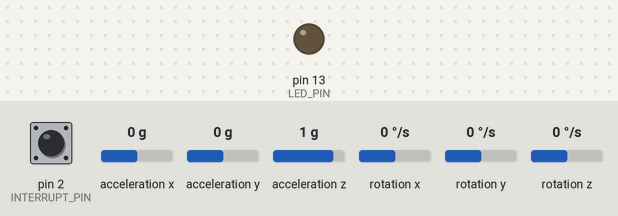
Simulated run of this sketch. Board: Arduino Uno, built with avr-gcc and run on an emulated ATmega328P. Parts: output pins drawn as LEDs (lit = HIGH). Dashed ring = blinking. The inputs (shaded band) are chosen by the test bench; at power-on: pin 2 (INTERRUPT_PIN) LOW, acceleration x 0 g, acceleration y 0 g, acceleration z 1 g, rotation x 0 °/s, rotation y 0 °/s, rotation z 0 °/s. The sensor or clock chip raises its interrupt line as the real part does; what the sketch prints to the serial monitor is not drawn.

Above: at 0.1 s.
At 0.7 s:
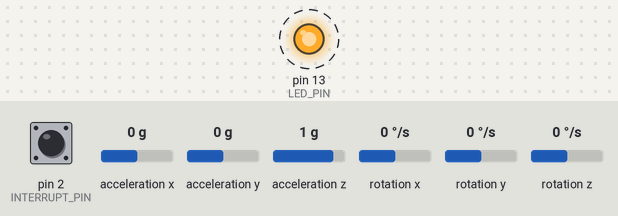
Timing chart, 0 to 3.5 s (numbered marks = the images above):
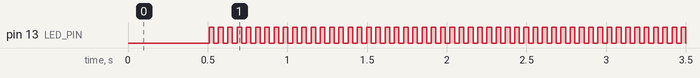

The sketch:

dataCollection.ino
```cpp
#include "I2Cdev.h"
#include "MPU6050_6Axis_MotionApps20.h"
//#include "MPU6050.h" // not necessary if using MotionApps include file

// Arduino Wire library is required if I2Cdev I2CDEV_ARDUINO_WIRE implementation
// is used in I2Cdev.h
#if I2CDEV_IMPLEMENTATION == I2CDEV_ARDUINO_WIRE
    #include "Wire.h"
#endif

#define OUTPUT_READABLE_REALACCEL

const int BAUDE_RATE = 115200;

MPU6050 mpu;

#define INTERRUPT_PIN 2  // use pin 2 on Arduino Uno & most boards
#define LED_PIN 13 // (Arduino is 13, Teensy is 11, Teensy++ is 6)
bool blinkState = false;

// MPU control/status vars
bool dmpReady = false;  // set true if DMP init was successful
uint8_t mpuIntStatus;   // holds actual interrupt status byte from MPU
uint8_t devStatus;      // return status after each device operation (0 = success, !0 = error)
uint16_t packetSize;    // expected DMP packet size (default is 42 bytes)
uint16_t fifoCount;     // count of all bytes currently in FIFO
uint8_t fifoBuffer[64]; // FIFO storage buffer

// orientation/motion vars
Quaternion q;           // [w, x, y, z]         quaternion container
VectorInt16 aa;         // [x, y, z]            accel sensor measurements
VectorInt16 aaReal;     // [x, y, z]            gravity-free accel sensor measurements
VectorFloat gravity;    // [x, y, z]            gravity vector
float euler[3];         // [psi, theta, phi]    Euler angle container
float ypr[3];           // [yaw, pitch, roll]   yaw/pitch/roll container and gravity vector


// ================================================================
// ===               INTERRUPT DETECTION ROUTINE                ===
// ================================================================

volatile bool mpuInterrupt = false;     // indicates whether MPU interrupt pin has gone high
void dmpDataReady() {
    mpuInterrupt = true;
}


// ================================================================
// ===                      INITIAL SETUP                       ===
// ================================================================

void setup() {
    // join I2C bus (I2Cdev library doesn't do this automatically)
    #if I2CDEV_IMPLEMENTATION == I2CDEV_ARDUINO_WIRE
        Wire.begin();
        Wire.setClock(400000); // 400kHz I2C clock. Comment this line if having compilation difficulties
    #elif I2CDEV_IMPLEMENTATION == I2CDEV_BUILTIN_FASTWIRE
        Fastwire::setup(400, true);
    #endif

    // initialize serial communication
    // (115200 chosen because it is required for Teapot Demo output, but it's
    // really up to you depending on your project)
    Serial.begin(115200);
    while (!Serial); // wait for Leonardo enumeration, others continue immediately

    // NOTE: 8MHz or slower host processors, like the Teensy @ 3.3V or Arduino
    // Pro Mini running at 3.3V, cannot handle this baud rate reliably due to
    // the baud timing being too misaligned with processor ticks. You must use
    // 38400 or slower in these cases, or use some kind of external separate
    // crystal solution for the UART timer.

    // initialize device
    // Serial.println(F("Initializing I2C devices..."));
    mpu.initialize();
    pinMode(INTERRUPT_PIN, INPUT);

    // verify connection
    // Serial.println(F("Testing device connections..."));
    // Serial.println(mpu.testConnection() ? F("MPU6050 connection successful") : F("MPU6050 connection failed"));

    // wait for ready
    // Serial.println(F("\nSend any character to begin DMP programming and demo: "));
    Serial.read(); // empty buffer
    // while (Serial.available() && Serial.read()); // empty buffer
    // while (!Serial.available());                 // wait for data
    // while (Serial.available() && Serial.read()); // empty buffer again

    // load and configure the DMP
    // Serial.println(F("Initializing DMP..."));
    devStatus = mpu.dmpInitialize();

    // supply your own gyro offsets here, scaled for min sensitivity
    mpu.setXGyroOffset(220);
    mpu.setYGyroOffset(76);
    mpu.setZGyroOffset(-85);
    mpu.setZAccelOffset(1788); // 1688 factory default for my test chip

    // make sure it worked (returns 0 if so)
    if (devStatus == 0) {
        // Calibration Time: generate offsets and calibrate our MPU6050
        mpu.CalibrateAccel(6);
        mpu.CalibrateGyro(6);
        // mpu.PrintActiveOffsets();
        // turn on the DMP, now that it's ready
        // Serial.println(F("Enabling DMP..."));
        mpu.setDMPEnabled(true);

        // enable Arduino interrupt detection
        // Serial.print(F("Enabling interrupt detection (Arduino external interrupt "));
        // Serial.print(digitalPinToInterrupt(INTERRUPT_PIN));
        // Serial.println(F(")..."));
        attachInterrupt(digitalPinToInterrupt(INTERRUPT_PIN), dmpDataReady, RISING);
        mpuIntStatus = mpu.getIntStatus();

        // set our DMP Ready flag so the main loop() function knows it's okay to use it
        // Serial.println(F("DMP ready! Waiting for first interrupt..."));
        dmpReady = true;

        // get expected DMP packet size for later comparison
        packetSize = mpu.dmpGetFIFOPacketSize();
    } else {
        // ERROR!
        // 1 = initial memory load failed
        // 2 = DMP configuration updates failed
        // (if it's going to break, usually the code will be 1)
        Serial.print(F("DMP Initialization failed (code "));
        Serial.print(devStatus);
        Serial.println(F(")"));
    }

    // configure LED for output
    pinMode(LED_PIN, OUTPUT);
}


// ================================================================
// ===                    MAIN PROGRAM LOOP                     ===
// ================================================================

void loop() {
    // if programming failed, don't try to do anything
    if (!dmpReady) return;
    // read a packet from FIFO
    if (mpu.dmpGetCurrentFIFOPacket(fifoBuffer)) { // Get the Latest packet
        #ifdef OUTPUT_READABLE_REALACCEL
            // display real acceleration, adjusted to remove gravity
            mpu.dmpGetQuaternion(&q, fifoBuffer);
            mpu.dmpGetAccel(&aa, fifoBuffer);
            mpu.dmpGetGravity(&gravity, &q);
            mpu.dmpGetLinearAccel(&aaReal, &aa, &gravity);

            // Quaternion doesn't seem useful
            // Serial.print(q.w);
            // Serial.print(",");
            // Serial.print(q.x);
            // Serial.print(",");
            // Serial.print(q.y);
            // Serial.print(",");
            // Serial.print(q.z);
            // Serial.print(",");

            Serial.print(aa.x);
            Serial.print(",");
            Serial.print(aa.y);
            Serial.print(",");
            Serial.print(aa.z);
            Serial.print(",");

            Serial.print(aaReal.x);
            Serial.print(",");
            Serial.print(aaReal.y);
            Serial.print(",");
            Serial.println(aaReal.z);
        #endif

        // blink LED to indicate activity
        blinkState = !blinkState;
        digitalWrite(LED_PIN, blinkState);
        delay(20);
    }
}
```

Measured:
- by itself, pin 13 (LED_PIN): alternates HIGH for 0.03 s and LOW for 0.03 s
